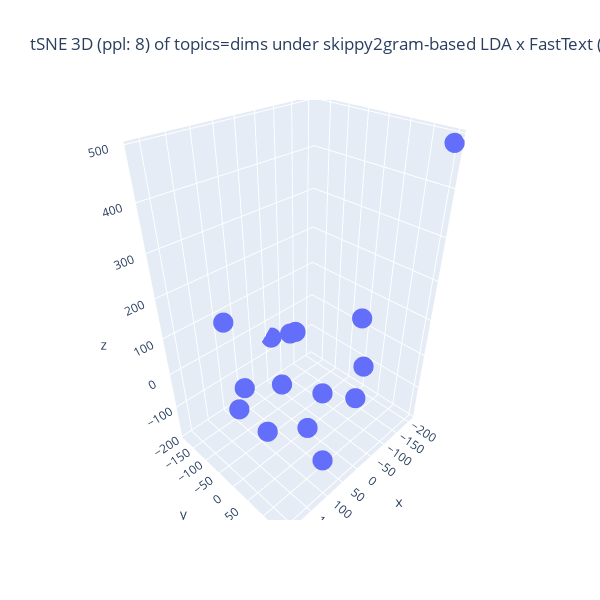

The code cell stored with this chart in its notebook:
### Code cell
%%capture --no-display

## Plotlyを使って tSNE の結果の可視化 (3D)
import numpy as np
import plotly.graph_objects as go

## 変数の指定
d1, d2, d3 = topic_tsne_3d[:,0], topic_tsne_3d[:,1], topic_tsne_3d[:,2]
fig = go.Figure(data = [go.Scatter3d(x = d1, y = d2, z = d3,
                                     mode = 'markers', marker = dict(size = 7)) ])

## 3D 散布図にラベルを追加する処理は未実装
if use_FastText:
    if use_LDA:
        title_val = f"tSNE 3D (ppl: {top_perplexity_val}) of topics=dims under {term_type}-based LDA x FastText ({n_topics} dims=topics)"
    else:
        title_val = f"tSNE 3D (ppl: {top_perplexity_val}) of dims under FastText ({n_topics} dims=topics)"
else:
    title_val = f"tSNE 3D (ppl: {top_perplexity_val}) of topics {term_type}-based LDA ({n_topics} topics)"
#
fig.update_layout(title = dict(text = title_val),
                  autosize = False, width = 600, height = 600,)
fig.show()

### Figure 1 — Plotly figure (JSON) as saved in the notebook; plotly's stock layout.template omitted (floating-point values rounded to 4 significant figures)
{"data": [{"marker": {"size": 7}, "mode": "markers", "type": "scatter3d", "x": [105.3, -171.7, -13.28, 17.73, -67.11, 214.5, 131.9, -206.3, -97.49, 106.3, -58.37, 67.96, 50.37, -39.75, 106.9], "y": [-20.77, 12.72, -66.01, -64.16, 90.24, 31.53, -57.66, 151.5, -37.38, -149.0, -184.1, 34.25, 100.9, 124.1, 106.8], "z": [-142.0, 53.18, 52.23, -82.51, -78.42, 50.45, -12.05, 484.2, -173.2, 102.3, -50.58, 156.2, -183.8, 56.04, -26.57]}], "layout": {"autosize": false, "height": 600, "title": {"text": "tSNE 3D (ppl: 8) of topics=dims under skippy2gram-based LDA x FastText (15 dims=topics)"}, "width": 600}}
